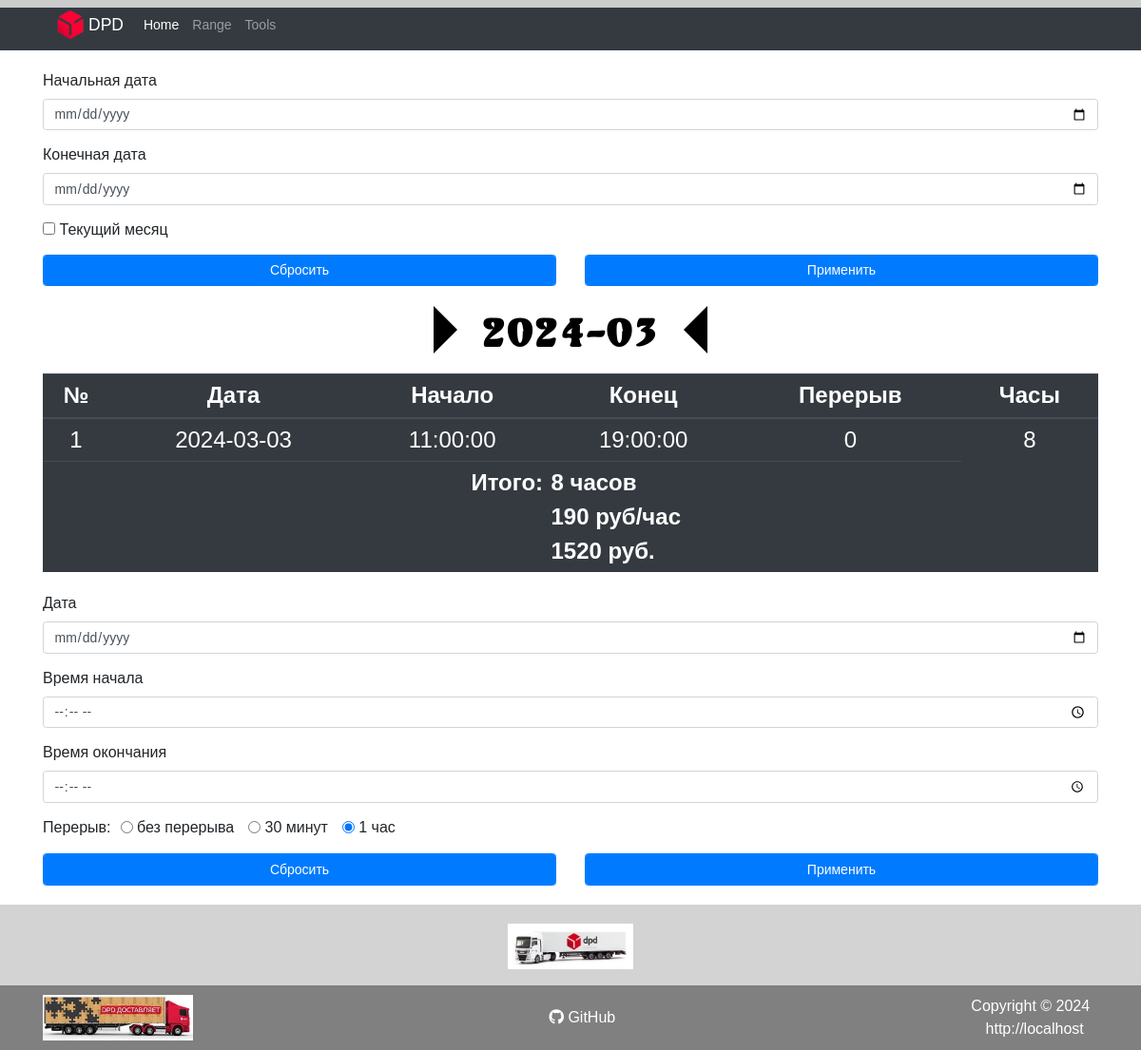
Before: / with the older database file.
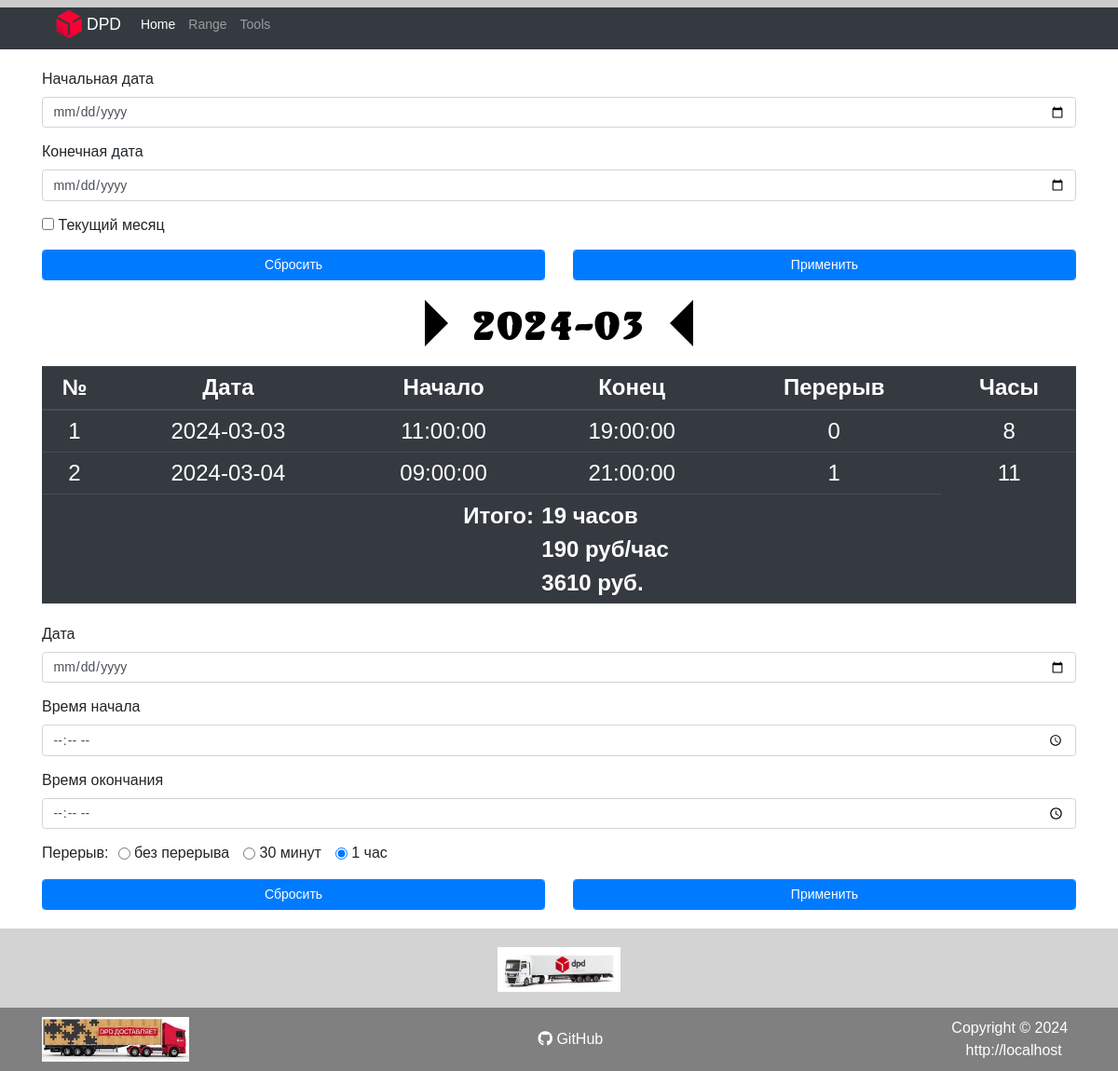
After: the same page with the newer database file.
### tables this page shows
CREATE TABLE `work_time` (
  `id` int(11) NOT NULL AUTO_INCREMENT,
  `date` date NOT NULL,
  `time_start` time NOT NULL,
  `time_end` time NOT NULL,
  `break_time` float NOT NULL DEFAULT 1,
  PRIMARY KEY (`id`),
  UNIQUE KEY `date` (`date`)
);

CREATE TABLE `work_price` (
  `id` int(11) NOT NULL AUTO_INCREMENT,
  `since_date` date NOT NULL,
  `price` int(11) NOT NULL,
  PRIMARY KEY (`id`)
);

### assets/php/functions.php (called while the page is built, shortened)
<?php
function get_price($obj, $date_start)
{
  $date_start = strtotime($date_start);
  foreach ($obj as $item) {
    if ($date_start >= strtotime($item['since_date'])) {
      return ($item['price']);
    }
  }
}
function get_sn()
{
  if (isset($_SERVER['HTTPS']) && $_SERVER['HTTPS'] == 'on')
    $protocol = 'https://';
  else
    $protocol = 'http://';
  return $protocol . $_SERVER['HTTP_HOST'];
}

### index.php (the view, shortened to what this page needs)
<?php
require_once $_SERVER['DOCUMENT_ROOT'] . "/assets/php/functions.php";
require_once $_SERVER['DOCUMENT_ROOT'] . "/assets/php/connect.php";
$current_month = date('Y-m');
?>
<!DOCTYPE html>
<html lang="ru">
<head>
	<?php require_once $_SERVER['DOCUMENT_ROOT'] . "/assets/php/head.php"; ?>
</head>
<body data-page="1">
	<div class="wrapper">
		<?php require_once $_SERVER['DOCUMENT_ROOT'] . "/assets/php/header.php"; ?>
		<main class="content">
			<div class="container">
				<div class="row">
					<div class="col-12">
						<section class="mb-4 section__form_range">
							<form class="form-range" action="" method="POST">
								<div class="form-group">
									<label for="date_start">Начальная дата</label>
									<input class="form-control" type="date" id="date_start" name="date_start" required>
								</div>
								<div class="form-group">
									<label for="date_end">Конечная дата</label>
									<input class="form-control" type="date" id="date_end" name="date_end" required>
								</div>
								<div class="form-group form-check">
									<input type="checkbox" class="form-check-input" id="currentMonthCheck"
										name="currentMonthCheck">
									<label class="form-check-label" for="currentMonthCheck">Текущий
										месяц</label>
								</div>
								<div class="row">
									<div class="col-6">
										<button type="reset" id="btn_reset_form_range"
										class="form-control btn btn-primary">Сбросить</button>
									</div>
									<div class="col-6">
										<button type="submit" class="form-control btn btn-primary">Применить</button>
									</div>
								</div>
							</form>
						</section>
						<?php
						if (isset($_POST) && !empty($_POST) && (!$_POST['currentMonthCheck'])) {
							$date_start = $_POST['date_start'];
							$date_end = $_POST['date_end'];
							$works = $mysqli->query("SELECT * FROM work_time WHERE `date` BETWEEN '$date_start' AND '$date_end' ORDER BY `date` ASC");
							$h2 = "<span>" . $date_start ."</span>" . "<span class='span-separator'> - </span>" . "<span>" .$date_end . "</span>";
						} else {
							$works = $mysqli->query("SELECT * FROM work_time WHERE `date` LIKE '" . $current_month . "-%' ORDER BY `date` ASC");
							$h2 = $current_month;
							$date_start = $works->fetch_assoc()['date'];
						}
						$arr_price = $mysqli->query(" SELECT * FROM `work_price` ORDER BY `since_date` DESC");
						$price = get_price($arr_price, $date_start);
						?>
						<section class="mb-4 section__title">
							<div class="h2__title">
								<span class="arrow-span left_h2 animated fadeInLeft"></span>
								<h2 class="date-title">
									<?= $h2 ?>
								</h2>
								<span class="arrow-span right_h2 animated fadeInRight"></span>
							</div>
						</section>
						<section class="section__table mb-4">
							<table class="table table-dark table-sm">
								<thead>
									<tr>
										<th scope="col">№</th>
										<th scope="col">Дата</th>
										<th scope="col">Начало</th>
										<th scope="col">Конец</th>
										<th scope="col">Перерыв</th>
										<th scope="col">Часы</th>
									</tr>
								</thead>
								<tbody>
									<?php
									$works_time = 0;
									$i = 1;
									foreach ($works as $work) {
										$work_time = ((strtotime($work['date'] . ' ' . $work['time_end']) - strtotime($work['date'] . ' ' . $work['time_start'])) / 3600) - $work['break_time'];
										echo "<tr>";
										echo "<td>";
										echo $i;
										echo "</td>";
										echo "<td>";
										echo $work['date'];
										echo "</td>";
										echo "<td>";
										echo $work['time_start'];
										echo "</td>";
										echo "<td>";
										echo $work['time_end'];
										echo "</td>";
										echo "<td>";
										echo $work['break_time'];
										echo "</td>";
										echo "<td>";
										echo $work_time;
										echo "</td>";
										echo "</tr>";
										$works_time += $work_time;
										$i++;
									}
									$cash = $works_time * $price;
									?>
									<tr>
										<td class="result_title" colspan="3">
											Итого:
										</td>
										<td class="result_value" colspan="2">
											<?= '<div>' . $works_time . ' часов</div>' ?>
											<?= '<div>' . $price . ' руб/час</div>' ?>
											<?= '<div>' . $cash . ' руб.</div>' ?>
										</td>
									</tr>
								</tbody>
							</table>
						</section>
						<section class="section__form_add">
							<form class="form-add" action="assets/php/add-date.php" method="POST">
								<div class="form-group">
									<label for="date">Дата</label>
									<input class="form-control" type="date" id="date" name="date" required>
								</div>
								<div class="form-group">
									<label for="time-start">Время начала</label>
									<input class="form-control" type="time" id="time-start" name="time-start" required>
								</div>
								<div class="form-group">
									<label for="time-end">Время окончания</label>
									<input class="form-control" type="time" id="time-end" name="time-end" required>
								</div>
								<div class="radio-wrap">
									<div class="radio-title">Перерыв:</div>
									<div class="radio-form">
										<div class="form-check form-check-inline">
											<input class="form-check-input" type="radio" name="break-time"
												id="break-time1" value="0">
											<label class="form-check-label" for="break-time1">
												без перерыва
											</label>
										</div>
										<div class="form-check form-check-inline">
											<input class="form-check-input" type="radio" name="break-time"
												id="break-time2" value="0.5">
											<label class="form-check-label" for="break-time2">
												30 минут
											</label>
										</div>
										<div class="form-check form-check-inline">
											<input class="form-check-input" type="radio" name="break-time"
												id="break-time3" value="1" checked>
											<label class="form-check-label" for="break-time3">
												1 час
											</label>
										</div>
									</div>
								</div>
								<div class="row mt-3">
									<div class="col-6">
										<button type="reset" class="form-control btn btn-primary">Сбросить</button>
									</div>
									<div class="col-6">
										<button type="submit" class="form-control btn btn-primary">Применить</button>
									</div>
								</div>
							</form>
						</section>
					</div>
				</div>
			</div>
		</main>
		<?php require_once $_SERVER['DOCUMENT_ROOT'] . "/assets/php/footer.php"; ?>
	</div>
	<div class="progress-wrapper">
		<div class="progress-container">
		</div>
	</div>
</body>
</html>

### assets/php/head.php (shortened to what this page needs)
<link rel="stylesheet" href="assets/css/null.css" />
<link rel="stylesheet" href="assets/css/bootstrap.min.css" />
<link rel="stylesheet" href="assets/css/animate.css" />
<link rel="stylesheet" href="assets/css/style.css" />
<link rel="stylesheet" href="./assets/fontawesome/css/all.min.css">

### assets/php/header.php (shortened to what this page needs)
<header class="header">
	<div class="container">
		<div class="row">
			<div class="col-12">
				<nav class="navbar navbar-expand-lg navbar-dark bg-dark">
					<a class="navbar-brand logo" href="/">
						<div class="logo-wrap">
							<div class='logo-img'>
								<img src="assets/img/logo/dpd-logo.png" width="30" height="30"
									class="d-inline-block align-top" alt="">
							</div>
							<div class="logo-title">
								DPD
							</div>
						</div>
					</a>
					<div class="collapse navbar-collapse" id="navbarNav">
						<ul class="navbar-nav">
							<li class="nav-item" data-page="1">
								<a class="nav-link" href="/">Home <span class="sr-only">(current)</span></a>
							</li>
							<li class="nav-item" data-page="2">
								<a class="nav-link" href="/range.php">Range <span class="sr-only">(current)</span></a>
							</li>
							<li class="nav-item" data-page="3">
								<a class="nav-link" href="/tools.php">Tools <span class="sr-only">(current)</span></a>
							</li>
						</ul>
					</div>
				</nav>
			</div>
		</div>
	</div>
</header>

### assets/php/footer.php
<footer>
	<div class="footer-top">
		<div class="container">
			<div class="row">
				<div class="col-12">
					<h2>
						<a href="https://dpd.ru" target="_blank" rel="noopener noreferrer">
							<img src="./assets/img/dpd2.jpg" alt="" class="footer-img">
						</a>
					</h2>
				</div>
			</div>
		</div>
	</div>
	<div class="footer-bottom">
		<div class="container">
			<div class="row">
				<div class="col-12">
					<div class="footer-bottom__wrapper">
						<div class="img-foooter_wrap">
							<a href="https://dpd.ru" target="_blank" rel="noopener noreferrer">
								<img src="./assets/img/dpd.jpg" alt="" class="footer-img">
							</a>
						</div>
						<div class="git-hub">
							<a href="https://github.com/sysoev84l/dpdpgk" target="_blank" rel="noopener noreferrer">
							<i class="fab fa-github"></i>
							GitHub
							</a>
						</div>
						<div class="copyright-txt">
							<div class="copyright-date">
								Copyright &copy;
								<?= date('Y') ?> &nbsp;
							</div>
							<div class="copyright-link">
								<a href='/'>
									<?= get_sn() ?>
								</a>
							</div>
						</div>
					</div>
				</div>
			</div>
		</div>
	</div>
</footer>

### assets/css/null.css (style rules this page uses)
* { padding: 0; margin: 0; border: 0; }
*,*:before,*:after { -moz-box-sizing: border-box; -webkit-box-sizing: border-box; box-sizing: border-box; }
nav,footer,header,aside { display: block; }
html,body { height: 100%; width: 100%; font-size: 100%; line-height: 1; font-size: 14px; -ms-text-size-adjust: 100%; -moz-text-size-adjust: 100%; -webkit-text-size-adjust: 100%; }
input,button,textarea { font-family:inherit; }
button { cursor: pointer; }
a, a:visited { text-decoration: none; }
ul li { list-style: none; }
img { vertical-align: top; }
h1,h2,h3,h4,h5,h6 { font-size:inherit;font-weight: 400; }

### assets/css/style.css (style rules this page uses)
.progress-wrapper { position:fixed;top:0;right:0;z-index:1;width:100%;background-color:#f1f1f1 }
.progress-container { width:100%;height:8px;background:#ccc }
body { margin:0;padding:0;font-family:sans-serif;line-height:1.5;font-size:14px }
table { margin:0 auto;text-align:center !important;font-size:24px }
.result_title,.result_value { font-weight:bold }
.result_title { text-align:right }
.result_value { text-align:left }
.wrapper { width:100%;margin:0 auto;display:-webkit-box;display:-ms-flexbox;display:-webkit-flex;display:-moz-box;display:flex;-webkit-box-orient:vertical;-webkit-box-direction:normal;-ms-flex-direction:column;-webkit-flex-direction:column;-moz-box-orient:vertical;-moz-box-direction:normal;flex-direction:column;min-height:100% }
.header { padding:0;margin:0;background-color:#343a40;color:#fff }
.header .logo-wrap { display:-webkit-box;display:-ms-flexbox;display:-webkit-flex;display:-moz-box;display:flex;-webkit-box-align:center;-ms-flex-align:center;-webkit-align-items:center;-moz-box-align:center;align-items:center }
.header .logo-wrap :first-child { margin-right:2px }
.content { background-color:#fff;padding:20px 0;margin:0;-webkit-box-flex:1;-ms-flex:1 1 auto;-webkit-flex:1 1 auto;-moz-box-flex:1;flex:1 1 auto }
h2,h2 { letter-spacing:3px;text-align:center;text-transform:uppercase;font-weight:900 }
.h2__title { display:-webkit-box;display:-ms-flexbox;display:-webkit-flex;display:-moz-box;display:flex;-webkit-box-pack:center;-ms-flex-pack:center;-webkit-justify-content:center;-moz-box-pack:center;justify-content:center }
.h2__title h2 { margin:0;font-family:ElizabetaModern;-ms-grid-row-align:center;-ms-flex-item-align:center;-webkit-align-self:center;align-self:center;color:#000;font-size:36px }
.h2__title .arrow-span { display:block;widows:0;height:0;-webkit-animation-duration:2s;-moz-animation-duration:2s;-o-animation-duration:2s;animation-duration:2s;-webkit-animation-iteration-count:infinite;-moz-animation-iteration-count:infinite;-o-animation-iteration-count:infinite;animation-iteration-count:infinite }
.h2__title .right_h2 { border:25.2px solid transparent;border-right-color:#000 }
.h2__title .left_h2 { border:25.2px solid transparent;border-left-color:#000 }
.form-add,.form-range { font-size:16px }
.radio-wrap { display:-webkit-box;display:-ms-flexbox;display:-webkit-flex;display:-moz-box;display:flex }
.radio-title { margin:0 10px 0 0 }
footer { padding:0;margin:0;font-size:16px }
footer a { color:#fff;font-size:16px }
footer h2 { font-size:18px }
.footer-top { padding:20px 0 10px 0;background-color:#d3d3d3 }
.footer-bottom { color:#fff;padding:10px;background-color:gray }
.footer-bottom__wrapper { display:-webkit-box;display:-ms-flexbox;display:-webkit-flex;display:-moz-box;display:flex;-webkit-box-pack:justify;-webkit-justify-content:space-between;-moz-box-pack:justify;-ms-flex-pack:justify;justify-content:space-between }
.footer-img { height:48px }
.git-hub { display:-webkit-box;display:-webkit-flex;display:-moz-box;display:-ms-flexbox;display:flex;-webkit-align-self:center;-ms-flex-item-align:center;align-self:center }
.copyright-txt { display:-webkit-box;display:-webkit-flex;display:-moz-box;display:-ms-flexbox;display:flex;-webkit-align-self:center;-ms-flex-item-align:center;align-self:center;-webkit-box-align:center;-webkit-align-items:center;-moz-box-align:center;-ms-flex-align:center;align-items:center;-webkit-box-pack:center;-webkit-justify-content:center;-moz-box-pack:center;-ms-flex-pack:center;justify-content:center }
@media screen and (max-width: 1200px) { .copyright-txt { -webkit-box-orient:vertical;-webkit-box-direction:normal;-webkit-flex-direction:column;-moz-box-orient:vertical;-moz-box-direction:normal;-ms-flex-direction:column;flex-direction:column } }

Changed rows visible on the page:
computed for work_time (number 1 of 2 on the later page): date.price "1520" → "3610"
added work_time: date "2024-03-04", time_start "09:00:00", time_end "21:00:00", break_time "1", work_time "11"
Other visible differences:
$works_time: "8" → "19"
